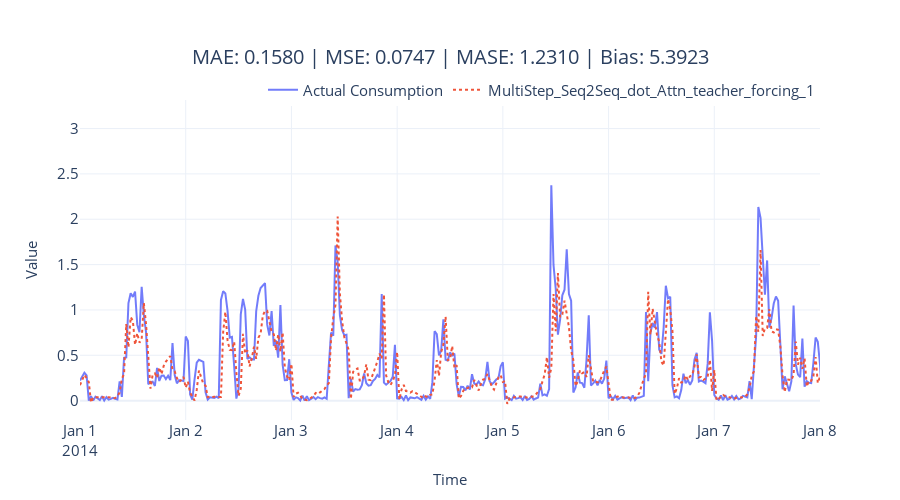

The notebook cell saved with this chart:
### Code cell
fig = plot_forecast(pred_df, forecast_columns=[tag], forecast_display_names=[tag])
fig = format_plot(fig, title=f"MAE: {metrics['MAE']:.4f} | MSE: {metrics['MSE']:.4f} | MASE: {metrics['MASE']:.4f} | Bias: {metrics['Forecast Bias']:.4f}")
fig.update_xaxes(type="date", range=["2014-01-01", "2014-01-08"])
fig.write_image(f"imgs/chapter_13/{tag}.png")
fig.show()

### Figure 1 — Plotly figure (JSON) as saved in the notebook; plotly's stock layout.template omitted (floating-point values rounded to 4 significant figures; data arrays with more than 128 entries replaced by an {"elided": "..."} marker saying what was removed)
{"data": [{"line": {"color": "rgba(99,110,250,0.9)"}, "mode": "lines", "name": "Actual Consumption", "type": "scatter", "x": {"elided": "1488 str values"}, "y": {"elided": "1488 float values"}}, {"line": {"color": "rgba(239,85,59,1)", "dash": "dot"}, "mode": "lines", "name": "MultiStep_Seq2Seq_dot_Attn_teacher_forcing_1", "type": "scatter", "x": {"elided": "1488 str values"}, "y": {"elided": "1488 float values"}}], "layout": {"autosize": false, "height": 500, "legend": {"font": {"size": 15}, "orientation": "h", "title": {}, "x": 1, "xanchor": "right", "y": 0.98, "yanchor": "bottom"}, "title": {"font": {"size": 20}, "text": "MAE: 0.1580 | MSE: 0.0747 | MASE: 1.2310 | Bias: 5.3923", "x": 0.5, "xanchor": "center", "yanchor": "top"}, "width": 900, "xaxis": {"range": ["2014-01-01", "2014-01-08"], "tickfont": {"size": 15}, "title": {"font": {"size": 15}, "text": "Time"}, "type": "date"}, "yaxis": {"tickfont": {"size": 15}, "title": {"font": {"size": 15}, "text": "Value"}}}}
